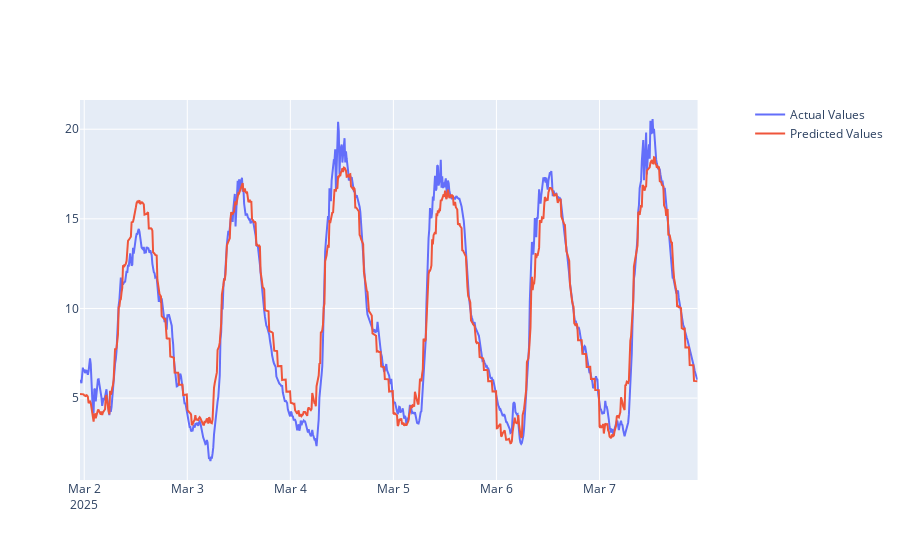

Notebook code cell kept with this figure:
### Code cell
from plotly.subplots import make_subplots
fig = make_subplots(specs=[[{"secondary_y": True}]])

fig.add_trace(
    go.Scatter(x = df["_time"], y = y, name='Actual Values'), secondary_y = False
)

fig.add_trace(
    go.Scatter(x = df["_time"], y = KR.predict(X_selected), name='Predicted Values'), secondary_y = False
)

### Figure 1 — Plotly figure (JSON) as saved in the notebook; plotly's stock layout.template omitted (floating-point values rounded to 4 significant figures; data arrays with more than 128 entries replaced by an {"elided": "..."} marker saying what was removed)
{"data": [{"name": "Actual Values", "type": "scatter", "x": {"elided": "861 str values"}, "xaxis": "x", "y": {"elided": "861 float values"}, "yaxis": "y"}, {"name": "Predicted Values", "type": "scatter", "x": {"elided": "861 str values"}, "xaxis": "x", "y": {"elided": "861 float values"}, "yaxis": "y"}], "layout": {"xaxis": {"anchor": "y", "domain": [0, 0.94]}, "yaxis": {"anchor": "x", "domain": [0, 1]}, "yaxis2": {"anchor": "x", "overlaying": "y", "side": "right"}}}
